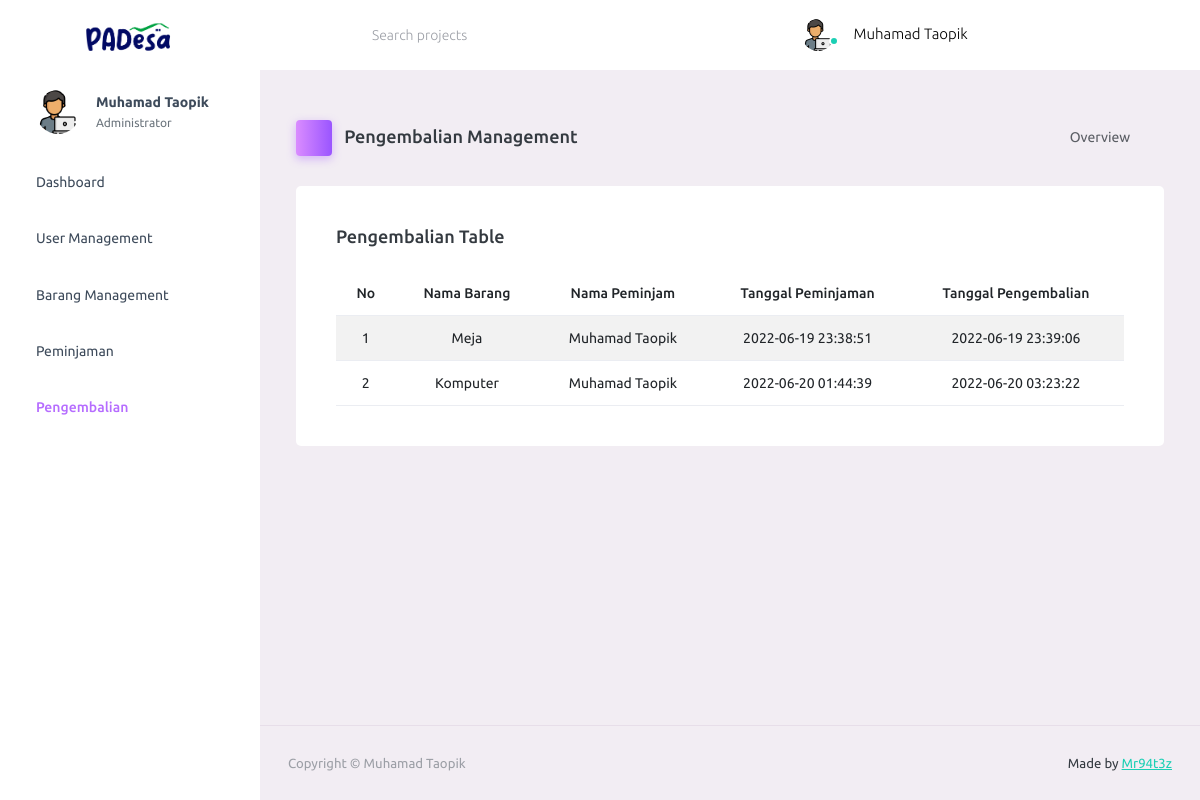
The app's page /pengembalian-management (signed in), older data.
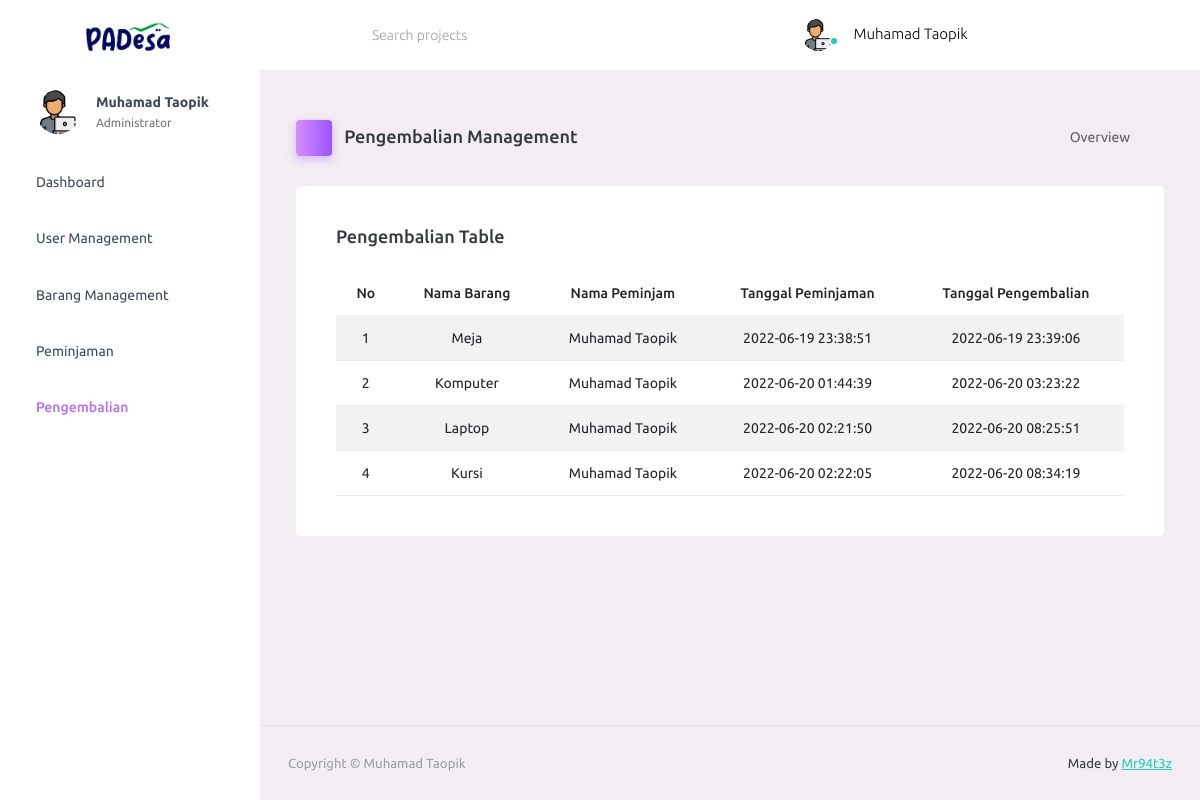
The same page, newer data.
### app.py (models this page shows)
class Users(UserMixin, db.Model):
    __tablename__ = 'users'
    id = db.Column(db.Integer, primary_key=True)
    name = db.Column(db.String(225), nullable=False)
    email = db.Column(db.String(225), nullable=False, unique=True)
    password = db.Column(db.String(128), nullable=False)
    is_admin = db.Column(db.Boolean, default=False)
    barangs = relationship('Barangs', secondary='peminjamans')

class Pengembalians(db.Model):
    __tablename__ = 'pengembalians'
    id_pengembalian = db.Column(db.Integer, primary_key=True)
    id_barang = db.Column(db.Integer, db.ForeignKey(
        'barangs.id_barang'), nullable=False)
    id_user = db.Column(db.Integer, db.ForeignKey(
        'users.id'), nullable=False)
    id_peminjaman = db.Column(
        db.Integer, db.ForeignKey('peminjamans.id_peminjaman'), nullable=False)
    tgl_pengembalian = db.Column(
        db.DateTime(timezone=True), server_default=db.func.now())
    barang = db.relationship(Barangs, backref=backref(
        "pengembalians", cascade="all, delete-orphan"))
    user = db.relationship(Users, backref=backref(
        "pengembalians", cascade="all, delete-orphan"))
    peminjaman = db.relationship(Peminjamans, backref=backref(
        "pengembalians", cascade="all, delete-orphan"))

class Barangs(db.Model):
    __tablename__ = 'barangs'
    id_barang = db.Column(db.Integer, primary_key=True)
    nama_barang = db.Column(db.String(225), nullable=False)
    jenis_barang = db.Column(db.String(225), nullable=False)
    stok_barang = db.Column(db.Integer, nullable=False)
    foto_barang = db.Column(db.String(), nullable=False)
    users = relationship('Users', secondary='peminjamans')

class Peminjamans(db.Model):
    __tablename__ = 'peminjamans'
    id_peminjaman = db.Column(db.Integer, primary_key=True)
    id_barang = db.Column(db.Integer, db.ForeignKey(
        'barangs.id_barang'),  nullable=False)
    id_user = db.Column(db.Integer, db.ForeignKey(
        'users.id'),  nullable=False)
    tgl_pinjam = db.Column(
        db.DateTime(timezone=True), server_default=db.func.now())
    qty = db.Column(db.Integer, nullable=False)
    status = db.Column(db.Boolean, default=False)
    barang = db.relationship(Barangs, backref=backref(
        "peminjamans", cascade="all, delete-orphan"))
    user = db.relationship(Users, backref=backref(
        "peminjamans", cascade="all, delete-orphan"))
    peminjaman = relationship('Pengembalians')

### app.py (the view)
@ app.route('/pengembalian-management', methods=["GET", "POST"])
@ login_required
def show_pengembalian():
    if current_user.is_admin == True:
        pengembalians = Pengembalians().query.all()
        peminjamans = Peminjamans().query.all()
        barangs = Barangs().query.all()
        users = Users().query.all()
        return render_template('pengembalian-management.html', id_user=current_user.id, name=current_user.name, admin=current_user.is_admin, pengembalians=pengembalians, peminjamans=peminjamans, barangs=barangs, users=users)
    if current_user.is_admin == False:
        return error_404(e)

### app.py (called while the page is built)
@login_manager.user_loader
def load_user(user_id):
    return Users.query.get(int(user_id))

### templates/pengembalian-management.html
{% include "./partials/_header.html" %}
<div class="container-scroller">
  {% include "./partials/_navbar.html" %}
  <div class="container-fluid page-body-wrapper">
    {% include "./partials/_sidebar.html" %}
    <div class="main-panel">
      <div class="content-wrapper">
        {% include "./partials/_show-pengembalian.html" %}
      </div>
      {% include "./partials/_footer.html" %}
    </div>
  </div>
{% include "./partials/_end.html" %}

### templates/partials/_header.html (shortened to what this page needs)
<!DOCTYPE html>
<html lang="en">
<head>
    <link rel="stylesheet"
        href={{ url_for('static', filename='backend/assets/vendors/mdi/css/materialdesignicons.min.css') }}>
    <link rel="stylesheet" href={{ url_for('static', filename='backend/assets/vendors/css/vendor.bundle.base.css') }}>
    <link rel="stylesheet" href={{ url_for('static', filename='backend/assets/css/style.css') }}>
</head>
<body>

### templates/partials/_navbar.html (shortened to what this page needs)
<nav class="navbar default-layout-navbar col-lg-12 col-12 p-0 fixed-top d-flex flex-row">
  <div class="text-center navbar-brand-wrapper d-flex align-items-center justify-content-center">
    <a class="navbar-brand brand-logo" href="index.html"><img
        src={{ url_for('static', filename='backend/assets/images/logo.svg') }} alt="logo" /></a>
  </div>
  <div class="navbar-menu-wrapper d-flex align-items-stretch">
    <button class="navbar-toggler navbar-toggler align-self-center" type="button" data-toggle="minimize">
      <span class="mdi mdi-menu"></span>
    </button>
    <div class="search-field d-none d-md-block">
      <form class="d-flex align-items-center h-100" action="#">
        <div class="input-group">
          <div class="input-group-prepend bg-transparent">
            <i class="input-group-text border-0 mdi mdi-magnify"></i>
          </div>
          <input type="text" class="form-control bg-transparent border-0" placeholder="Search projects">
        </div>
      </form>
    </div>
    <ul class="navbar-nav navbar-nav-right">
      <li class="nav-item nav-profile dropdown">
        <a class="nav-link dropdown-toggle" id="profileDropdown" href="#" data-bs-toggle="dropdown"
          aria-expanded="false">
          <div class="nav-profile-img">
            {% if admin == False %}
            <img src={{ url_for('static', filename='backend/assets/images/faces/user.png') }} alt="profile">
            {% elif admin == True %}
            <img src={{ url_for('static', filename='backend/assets/images/faces/programmer.png') }} alt="profile">
            {% endif %}
            <span class="availability-status online"></span>
          </div>
          <div class="nav-profile-text">
            <p class="mb-1 text-black">{{ name }}</p>
          </div>
        </a>
      </li>
      <li class="nav-item d-none d-lg-block full-screen-link">
        <a class="nav-link">
          <i class="mdi mdi-fullscreen" id="fullscreen-button"></i>
        </a>
      </li>
      <li class="nav-item nav-logout d-none d-lg-block">
        <a class="nav-link" href={{ url_for('logout') }}>
          <i class="mdi mdi-power"></i>
        </a>
      </li>
      <li class="nav-item nav-settings d-none d-lg-block">
        <a class="nav-link" href="#">
          <i class="mdi mdi-format-line-spacing"></i>
        </a>
      </li>
    </ul>
  </div>
</nav>

### templates/partials/_sidebar.html (shortened to what this page needs)
<nav class="sidebar sidebar-offcanvas" id="sidebar">
  <ul class="nav">
    <li class="nav-item nav-profile">
      <a href="#" class="nav-link">
        <div class="nav-profile-image">
          {% if admin == False %}
          <img src={{ url_for('static', filename='backend/assets/images/faces/user.png') }} alt="profile">
          {% elif admin == True %}
          <img src={{ url_for('static', filename='backend/assets/images/faces/programmer.png') }} alt="profile">
          {% endif %}
        </div>
        {% if admin == True %}
        <div class="nav-profile-text d-flex flex-column">
          <span class="font-weight-bold mb-2">{{ name }}</span>
          <span class="text-secondary text-small"> Administrator </span>
        </div>
        <i class="mdi mdi-check-decagram text-primary nav-profile-badge"></i>
        {% elif admin == False %}
        <div class="nav-profile-text d-flex flex-column">
          <span class="font-weight-bold mb-2">{{ name }}</span>
          <span class="text-secondary text-small"> Penduduk Desa </span>
        </div>
        {% endif %}
      </a>
    </li>
    {% if admin == True %}
    <li class="nav-item">
      <a class="nav-link" href={{ url_for('user_dashboard') }}>
        <span class="menu-title">Dashboard</span>
        <i class="mdi mdi-home menu-icon"></i>
      </a>
    </li>
    <li class="nav-item">
      <a class="nav-link" href={{ url_for('show_user') }}>
        <span class="menu-title">User Management</span>
        <i class="mdi mdi-cat menu-icon"></i>
      </a>
    </li>
    <li class="nav-item">
      <a class="nav-link" href={{ url_for('show_barang') }}>
        <span class="menu-title" id='barang'>Barang Management</span>
        <i class="mdi mdi-package menu-icon"></i>
      </a>
    </li>
    <li class="nav-item">
      <a class="nav-link" href={{ url_for('show_peminjaman') }}>
        <span class="menu-title">Peminjaman</span>
        <i class="mdi mdi-android-debug-bridge menu-icon"></i>
      </a>
    </li>
    <li class="nav-item">
      <a class="nav-link" href={{ url_for('show_pengembalian') }}>
        <span class="menu-title">Pengembalian</span>
        <i class="mdi mdi-truck menu-icon"></i>
      </a>
    </li>
    {% endif %}
  </ul>
</nav>

### templates/partials/_show-pengembalian.html (shortened to what this page needs)
<div class="page-header">
    <h3 class="page-title">
        <span class="page-title-icon bg-gradient-primary text-white me-2">
            <i class="mdi mdi-truck"></i>
        </span> Pengembalian Management
    </h3>
    <nav aria-label="breadcrumb">
        <ul class="breadcrumb">
            <li class="breadcrumb-item active" aria-current="page">
                Overview <i class="mdi mdi-alert-circle-outline icon-sm text-primary align-middle"></i>
            </li>
        </ul>
    </nav>
</div>
<div class="col-lg-12 grid-margin stretch-card">
    <div class="card">
        <div class="card-body" style="overflow-x:auto;">
            <h4 class="card-title mb-4">Pengembalian Table</h4>
            <table class="table table-striped">
                <thead>
                    <tr class="text-center">
                        <th> No </th>
                        <th> Nama Barang </th>
                        <th> Nama Peminjam </th>
                        <th> Tanggal Peminjaman </th>
                        <th> Tanggal Pengembalian </th>
                    </tr>
                </thead>
                <tbody>
                    {% for pengembalian in pengembalians %}
                    <tr class="text-center">
                        <td> {{ loop.index }} </td>
                        {% for barang in barangs %}
                        {% if pengembalian.id_barang == barang.id_barang %}
                        <td> {{ barang.nama_barang }} </td>
                        {% endif %}
                        {% endfor %}
                        {% for user in users %}
                        {% if pengembalian.id_user == user.id %}
                        <td> {{ user.name }} </td>
                        {% endif %}
                        {% endfor %}
                        {% for peminjaman in peminjamans %}
                        {% if pengembalian.id_peminjaman == peminjaman.id_peminjaman%}
                        <td> {{ peminjaman.tgl_pinjam }} </td>
                        {% endif %}
                        {% endfor %}
                        <td> {{ pengembalian.tgl_pengembalian }} </td>
                    {% endfor %}
                </tbody>
            </table>
        </div>
    </div>
</div>

### templates/partials/_footer.html
<footer class="footer">
    <div class="container-fluid d-flex justify-content-between">
        <span class="text-muted d-block text-center text-sm-start d-sm-inline-block">Copyright © Muhamad Taopik
        </span>
        <span class="float-none float-sm-end mt-1 mt-sm-0 text-end">
            Made by
            <a href="https://github.com/Mr94t3z"
                target="_blank">
                Mr94t3z
            </a>
        </span>
    </div>
</footer>

### templates/partials/_end.html (shortened to what this page needs)
</div>
</body>
</html>

Row changes from the older to the newer data that the page shows:
added Pengembalians: tgl_pengembalian "2022-06-20 08:25:51", Users (name "Muhamad Taopik")
now on this page (row unchanged): Barangs: nama_barang "Laptop", shown under "2022-06-20 08:25:51"
added Peminjamans: tgl_pinjam "2022-06-20 02:21:50", shown under "2022-06-20 08:25:51"
added Pengembalians: tgl_pengembalian "2022-06-20 08:34:19", Users (name "Muhamad Taopik")
now on this page (row unchanged): Barangs: nama_barang "Kursi", shown under "2022-06-20 08:34:19"
added Peminjamans: tgl_pinjam "2022-06-20 02:22:05", shown under "2022-06-20 08:34:19"
